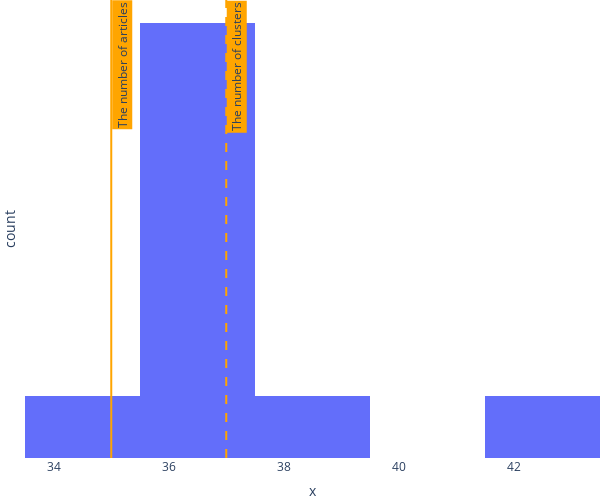

Source (notebook cell):
### Code cell
fig = px.histogram(x=selected_number_of_clusters)
fig.add_vline(
    x=N_TRUE_CLUSTERS, annotation_text="The number of articles", line_color="orange"
)
fig.add_vline(
    x=clusters_mode,
    annotation_text="The number of clusters",
    line_color="orange",
    line_dash="dash",
)

fig.update_layout(
    plot_bgcolor="rgba(0, 0, 0, 0)",
    paper_bgcolor="rgba(0, 0, 0, 0)",
    margin=dict(l=0, r=0, t=0, b=0),
    height=500,
    width=600,
    annotations=[
        {**a, **{"textangle": -90, "bgcolor": "orange"}}
        for a in fig.to_dict()["layout"]["annotations"]
    ],
)
fig.update_coloraxes(showscale=False)
fig.update_yaxes(showgrid=False, showticklabels=False)
fig.show()

fig.write_html(f"{FIGURES_FOLDER}/histogram_nclusters.html")
fig.write_image(f"{FIGURES_FOLDER}/histogram_nclusters.png")

### Figure 1 — Plotly figure (JSON) as saved in the notebook; plotly's stock layout.template omitted (floating-point values rounded to 4 significant figures)
{"data": [{"alignmentgroup": "True", "bingroup": "x", "hovertemplate": "x=%{x}<br>count=%{y}<extra></extra>", "legendgroup": "", "marker": {"color": "#636efa", "pattern": {"shape": ""}}, "name": "", "offsetgroup": "", "orientation": "v", "showlegend": false, "type": "histogram", "x": [36, 36, 38, 34, 37, 36, 43, 37, 37, 37], "xaxis": "x", "yaxis": "y"}], "layout": {"annotations": [{"bgcolor": "orange", "showarrow": false, "text": "The number of articles", "textangle": -90, "x": 35, "xanchor": "left", "xref": "x", "y": 1, "yanchor": "top", "yref": "y domain"}, {"bgcolor": "orange", "showarrow": false, "text": "The number of clusters", "textangle": -90, "x": 37, "xanchor": "left", "xref": "x", "y": 1, "yanchor": "top", "yref": "y domain"}], "barmode": "relative", "coloraxis": {"showscale": false}, "height": 500, "legend": {"tracegroupgap": 0}, "margin": {"b": 0, "l": 0, "r": 0, "t": 0}, "paper_bgcolor": "rgba(0, 0, 0, 0)", "plot_bgcolor": "rgba(0, 0, 0, 0)", "shapes": [{"line": {"color": "orange"}, "type": "line", "x0": 35, "x1": 35, "xref": "x", "y0": 0, "y1": 1, "yref": "y domain"}, {"line": {"color": "orange", "dash": "dash"}, "type": "line", "x0": 37, "x1": 37, "xref": "x", "y0": 0, "y1": 1, "yref": "y domain"}], "width": 600, "xaxis": {"anchor": "y", "domain": [0, 1], "title": {"text": "x"}}, "yaxis": {"anchor": "x", "domain": [0, 1], "showgrid": false, "showticklabels": false, "title": {"text": "count"}}}}
